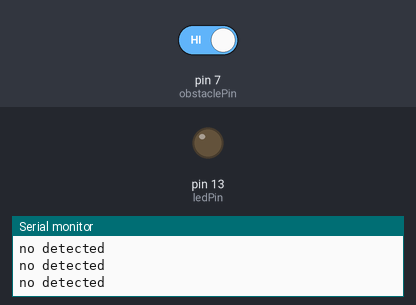
The sketch below on a simulated Arduino Uno, built with avr-gcc and run on an emulated ATmega328P. Shown: output pins drawn as LEDs (lit = HIGH), the last lines printed to the serial monitor. Inputs (shaded band) come from the test bench; at power-on: pin 7 (obstaclePin) HIGH.

Above: at 1.2 s.
1.3 s: pin 7 (obstaclePin) driven LOW
At 2.5 s:
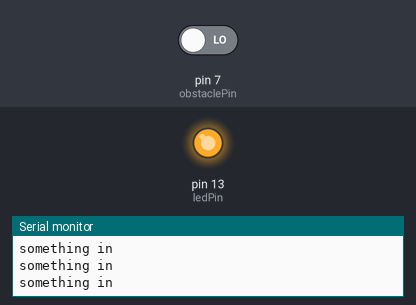
2.8 s: pin 7 (obstaclePin) driven HIGH
At 3.7 s:
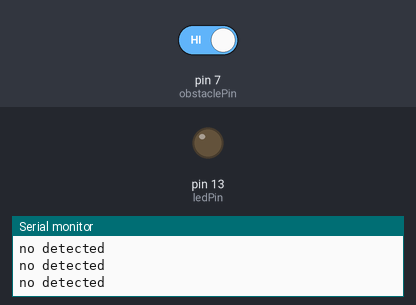
Timing chart, 0 to 5.8 s (numbered marks = the images above; inputs shaded):
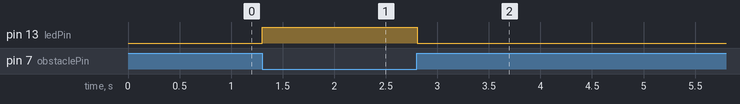

Measured:
- after the input at 1.3 s, pin 13 (ledPin): LOW → HIGH at once
- after the input at 2.8 s, pin 13 (ledPin): HIGH → LOW at once

The sketch:

IR-Infrared-Obstacle-Avoidance-Sensor.ino
```cpp
//
//紅外線壁障感測器模組
//
//參考範例網址
//http://henrysbench.capnfatz.com/henrys-bench/arduino-sensors-and-input/arduino-ir-obstacle-sensor-tutorial-and-manual/
//
const int serialBitRate = 9600;

const int ledPin = 13;
const int obstaclePin = 7;

int obstacleStatus = HIGH;

void setup() {
  pinMode(ledPin, OUTPUT);
  pinMode(obstaclePin, INPUT);
  Serial.begin(serialBitRate);
}

void loop() {
  obstacleStatus = digitalRead(obstaclePin);

  if(obstacleStatus == LOW)
  {
    //有偵測到障礙
    Serial.println("something in");
    digitalWrite(ledPin, HIGH);
  }
  else
  {
    Serial.println("no detected");
    digitalWrite(ledPin, LOW);
  }
  delay(100);
}
```
